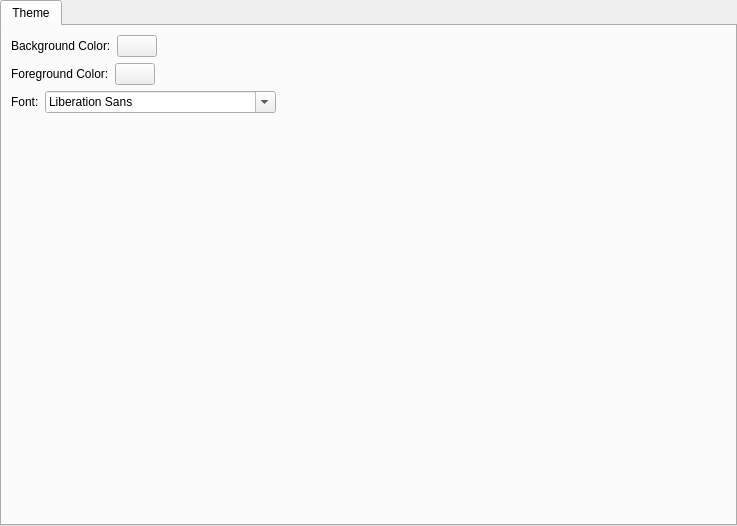
<?xml version="1.0" encoding="UTF-8"?>
<ui version="4.0">
 <class>SerialSettingsWidget</class>
 <widget class="QWidget" name="SerialSettingsWidget">
  <property name="geometry">
   <rect>
    <x>0</x>
    <y>0</y>
    <width>737</width>
    <height>526</height>
   </rect>
  </property>
  <property name="windowTitle">
   <string>Form</string>
  </property>
  <layout class="QVBoxLayout" name="verticalLayout_2">
   <property name="spacing">
    <number>0</number>
   </property>
   <property name="leftMargin">
    <number>0</number>
   </property>
   <property name="topMargin">
    <number>0</number>
   </property>
   <property name="rightMargin">
    <number>0</number>
   </property>
   <property name="bottomMargin">
    <number>0</number>
   </property>
   <item>
    <widget class="QTabWidget" name="tabWidget">
     <property name="currentIndex">
      <number>0</number>
     </property>
     <widget class="QWidget" name="tab">
      <attribute name="title">
       <string>Theme</string>
      </attribute>
      <layout class="QVBoxLayout" name="verticalLayout">
       <item>
        <layout class="QHBoxLayout" name="horizontalLayout">
         <item>
          <widget class="QLabel" name="label">
           <property name="text">
            <string>Background Color:</string>
           </property>
          </widget>
         </item>
         <item>
          <widget class="QPushButton" name="btnBackColor">
           <property name="text">
            <string/>
           </property>
          </widget>
         </item>
         <item>
          <spacer name="horizontalSpacer_2">
           <property name="orientation">
            <enum>Qt::Horizontal</enum>
           </property>
           <property name="sizeHint" stdset="0">
            <size>
             <width>40</width>
             <height>20</height>
            </size>
           </property>
          </spacer>
         </item>
        </layout>
       </item>
       <item>
        <layout class="QHBoxLayout" name="horizontalLayout_2">
         <item>
          <widget class="QLabel" name="label_2">
           <property name="text">
            <string>Foreground Color:</string>
           </property>
          </widget>
         </item>
         <item>
          <widget class="QPushButton" name="btnForeColor">
           <property name="text">
            <string/>
           </property>
          </widget>
         </item>
         <item>
          <spacer name="horizontalSpacer">
           <property name="orientation">
            <enum>Qt::Horizontal</enum>
           </property>
           <property name="sizeHint" stdset="0">
            <size>
             <width>40</width>
             <height>20</height>
            </size>
           </property>
          </spacer>
         </item>
        </layout>
       </item>
       <item>
        <layout class="QHBoxLayout" name="horizontalLayout_3">
         <item>
          <widget class="QLabel" name="label_3">
           <property name="text">
            <string>Font:</string>
           </property>
          </widget>
         </item>
         <item>
          <widget class="QFontComboBox" name="fontComboBox"/>
         </item>
         <item>
          <spacer name="horizontalSpacer_3">
           <property name="orientation">
            <enum>Qt::Horizontal</enum>
           </property>
           <property name="sizeHint" stdset="0">
            <size>
             <width>40</width>
             <height>20</height>
            </size>
           </property>
          </spacer>
         </item>
        </layout>
       </item>
       <item>
        <spacer name="verticalSpacer">
         <property name="orientation">
          <enum>Qt::Vertical</enum>
         </property>
         <property name="sizeHint" stdset="0">
          <size>
           <width>20</width>
           <height>40</height>
          </size>
         </property>
        </spacer>
       </item>
      </layout>
     </widget>
    </widget>
   </item>
  </layout>
 </widget>
 <resources/>
 <connections/>
</ui>
